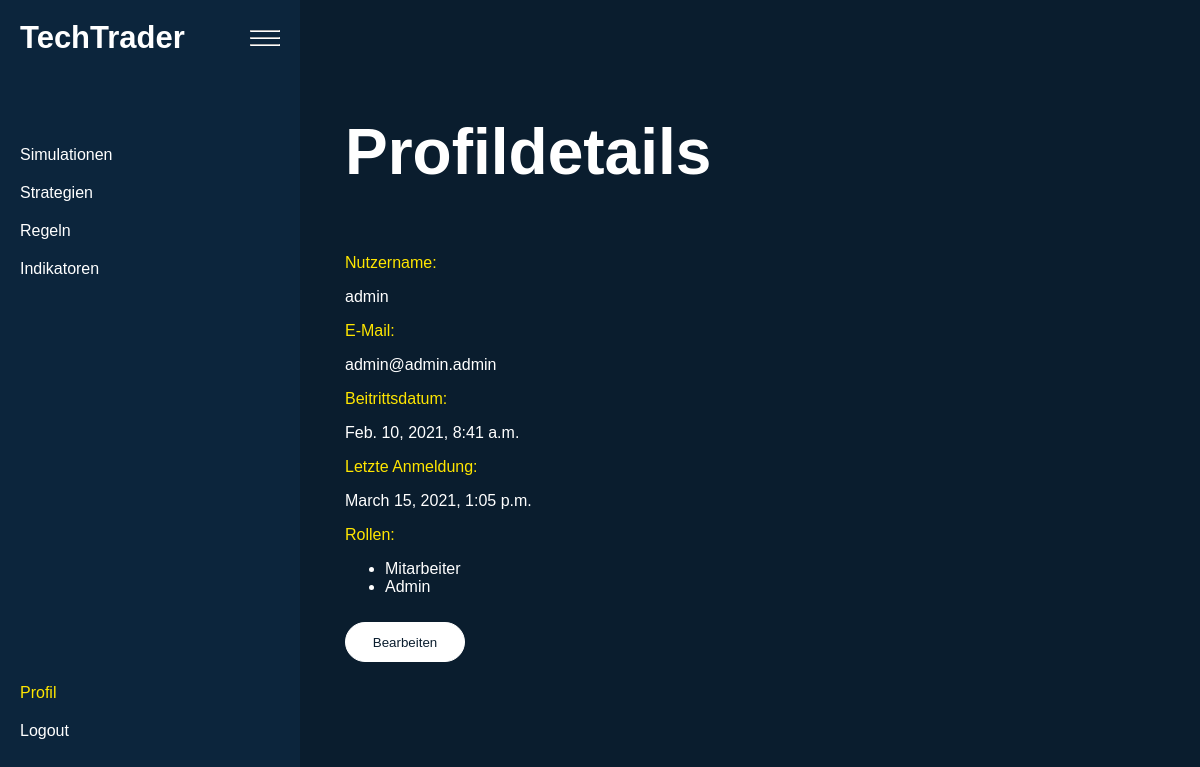
Before: /profil/ (signed in) with the older database file.
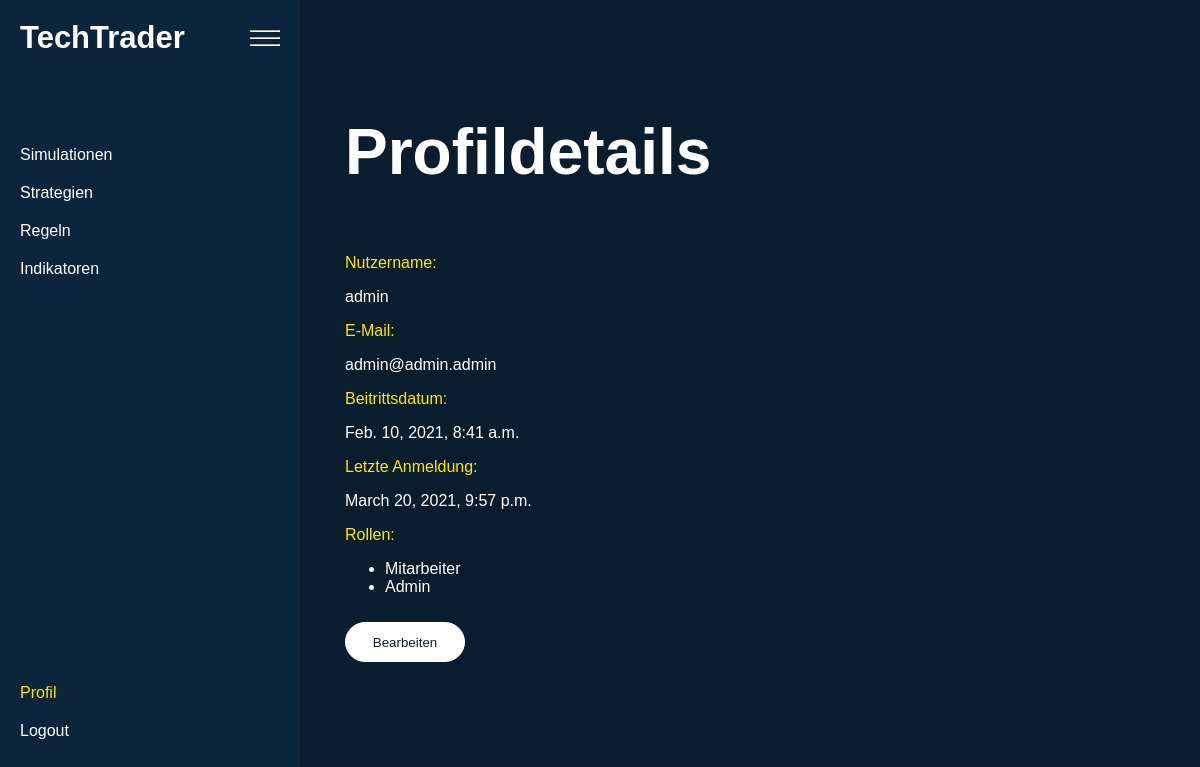
After: the same page with the newer database file.
### account/models.py (models this page shows, shortened)
class Account(AbstractBaseUser):
	email 		 = models.EmailField(verbose_name = "email", max_length = 60, unique = True)
	username 	 = models.CharField(max_length = 30, unique = True)
	date_joined	 = models.DateTimeField(verbose_name = 'date joined', auto_now_add = True)
	last_login	 = models.DateTimeField(verbose_name = 'last login', auto_now = True)
	is_admin	 = models.BooleanField(default = False)
	is_staff	 = models.BooleanField(default = False)
	is_superuser = models.BooleanField(default = False)
	USERNAME_FIELD  = 'email'
	REQUIRED_FIELDS = ['username', ]
	objects = MyAccountManager()

### account/views.py (the view)
# urls.py: path('profil/',            account_view,      name = "profil-view"),
def account_view(request):
    if not request.user.is_authenticated:
        return redirect("/login/'")
    User        = get_user_model()
    users       = User.objects.get(email = request.user.email)
    datenDict   = model_to_dict(users)
    nutzerdaten = {
        'email'         : users.email.lower(),
        'username'      : users.username,
        'last_login'    : users.last_login,
        'date_joined'   : users.date_joined,
        'is_admin'      : datenDict['is_admin'],
        'is_staff'      : datenDict['is_staff'],
        'is_superuser:' : datenDict['is_superuser'],
    }
    return render(request, 'account/account.html', {"daten" : nutzerdaten})

### account/templates/account/account.html (shortened to what this page needs)
{%extends 'base.html' %}
{%block content%}
    <article class = "homewrap">
        <h1>
            Profildetails
        </h1>
        <span class = "labelspan">Nutzername:</span>
        <p>{{daten.username}}</p>
        <span class = "labelspan">E-Mail:</span>
        <p>{{daten.email}}</p>
        <span class = "labelspan">Beitrittsdatum:</span>
        <p> {{daten.date_joined}}</p>
        <span class = "labelspan">Letzte Anmeldung:</span>
        <p> {{daten.last_login}}</p>
        {% if daten.is_staff == True or daten.is_admin == True or daten.is_superuser == True%}
            <span class = "labelspan">Rollen:</span>
            <ul>
                {% if daten.is_staff == True %}
                    <li class = "account"> Mitarbeiter </li>
                {%endif%}
                {% if daten.is_admin == True %}
                    <li class = "account"> Admin </li>
                {%endif%}
            </ul>
        {%endif%}
        <form action = "./bearbeiten/">
            <input id = "submit"  type = "submit" value = "Bearbeiten" />
        </form>
    </article>
{% endblock %}

### templates/base.html (shortened to what this page needs)
<!Doctype html>
<html>
<head>
    {% load static %}  {% comment %} Tag für das Laden von statischen Daten wie js oder css{% endcomment %}
    <link rel = "stylesheet" href = "{% static 'style.css' %}">
</head>
<body>
    {% include "menubar_body.html" %}
    <div class = "content-wrapper">
        {% block content %}{% endblock %}
    </div>
</body>
</html>

### templates/menubar_body.html (shortened to what this page needs)
<nav class = "vertical-menu-wrapper">
    <div class = "vertical-menu-logo">
        <a href = "/home/" id = "logo" >TechTrader</a>
        <span class = "open-menu-btn"><hr><hr><hr></span>
    </div>
    <ul class = "vertical-menu">
        <li>
            <a href = "/simulationen/" {% if '/simulationen/' in request.path %} class = 'active'{%else%} class = "inactive" {%endif%}>Simulationen</a>
        </li>
        <li>
            <a href = "/strategien/" {% if  '/strategien/' in request.path %} class = 'active' {%else%} class = "inactive" {%endif%}>Strategien</a>
        </li>
        <li>
            <a href = "/regeln/" {% if '/regeln/' in request.path %} class = 'active' {%else%} class = "inactive" {%endif%}>Regeln</a>
        </li>
        <li>
            <a href = "/indikatoren/" {% if '/indikatoren/' in request.path%} class = 'active' {%else%} class = "inactive" {%endif%}>Indikatoren</a>
        </li>
        <div id = "vmenu-profil">
        <li>
            <a href = "/profil/" {% if '/profil/' in request.path %} class = 'active'{%else%} class = "inactive" {%endif%}>Profil</a>
        </li>
        <li>
            <a href = "{%url 'logout-view' %}">Logout</a>
        </li>
    </ul>
</nav>

### static/style.css (style rules this page uses)
body { margin: 0; background: #0A1D2E; font-family: Arial; }
#logo { text-decoration:none; font-weight: 800; font-size:31px; }
p { color: #fff; }
.account { color: #fff; }
nav { background: #0c253c; position: fixed; width: 100%; max-width: 300px; bottom: 0; top: 0; display: block; min-height: 300px; height: 100%; color: #fff; opacity: 1; transition: all 300ms; -moz-transition: all 300ms; -webkit-transition: all 300ms; }
nav ul { width: 90%; padding-inline-start: 0; margin: 10px; height: calc(100% - 20px); }
nav .vertical-menu-logo { padding: 20px; font-size: 1.3em; position: relative; margin-bottom: 60px; }
nav .vertical-menu-logo .open-menu-btn { width: 30px; height: max-content; position: absolute; display: block; right: 20px; top: 25px; margin: auto; cursor: pointer; }
nav .vertical-menu-logo .open-menu-btn hr { margin: 5px 0 }
nav li { text-decoration:none; list-style: none; padding: 10px 10px; cursor: pointer; }
nav li a { text-decoration:none; }
nav li .active { color:#FFE600; }
#vmenu-profil { position: absolute; bottom: 0; width: 80%; margin-bottom: 50px; }
.content-wrapper { width: calc(100% - 300px); height: 100%; position: fixed; background: #fff; left: 300px; }
.content-wrapper { transition: all 300ms; }
.vertical-menu-wrapper .vertical-menu-logo .open-menu-btn { transition: all 300ms; }
.vertical-menu-wrapper ul, .vertical-menu-wrapper hr { transition: all 100ms; border-color: #fff; }
.content-wrapper { background: #0A1D2E; overflow-y: scroll; }
form * { display: block; }
form input, form textarea { color: #fff; margin: 10px 0 30px 0; border-radius:15px; background: rgba(255, 255, 255, 0.1); border:10px solid rgba(255, 255, 255, 0.0); }
#formzurueck, #submit { min-width: 120px; width: fit-content; padding: 0px 10px; height:40px; display: block; float:left; background: unset; border-radius: 90px; border:1px solid white; cursor: pointer; }
#submit { background:white; color:#0A1D2E; margin-right:20px; }
h1 { color:#FFf; font-size: 64px; font-weight: 700; margin-bottom: 65px; }
p { font-size: 16px; }
.labelspan { color:#FFE600; margin:50px 0 20px; display: inline; }
a { color: white; }
article { margin: 115px 5% 0 5%; padding-bottom: 100px; }

Changed rows visible on the page:
changed Account "admin": last_login "March 15, 2021, 1:05 p.m." → "March 20, 2021, 9:57 p.m."
